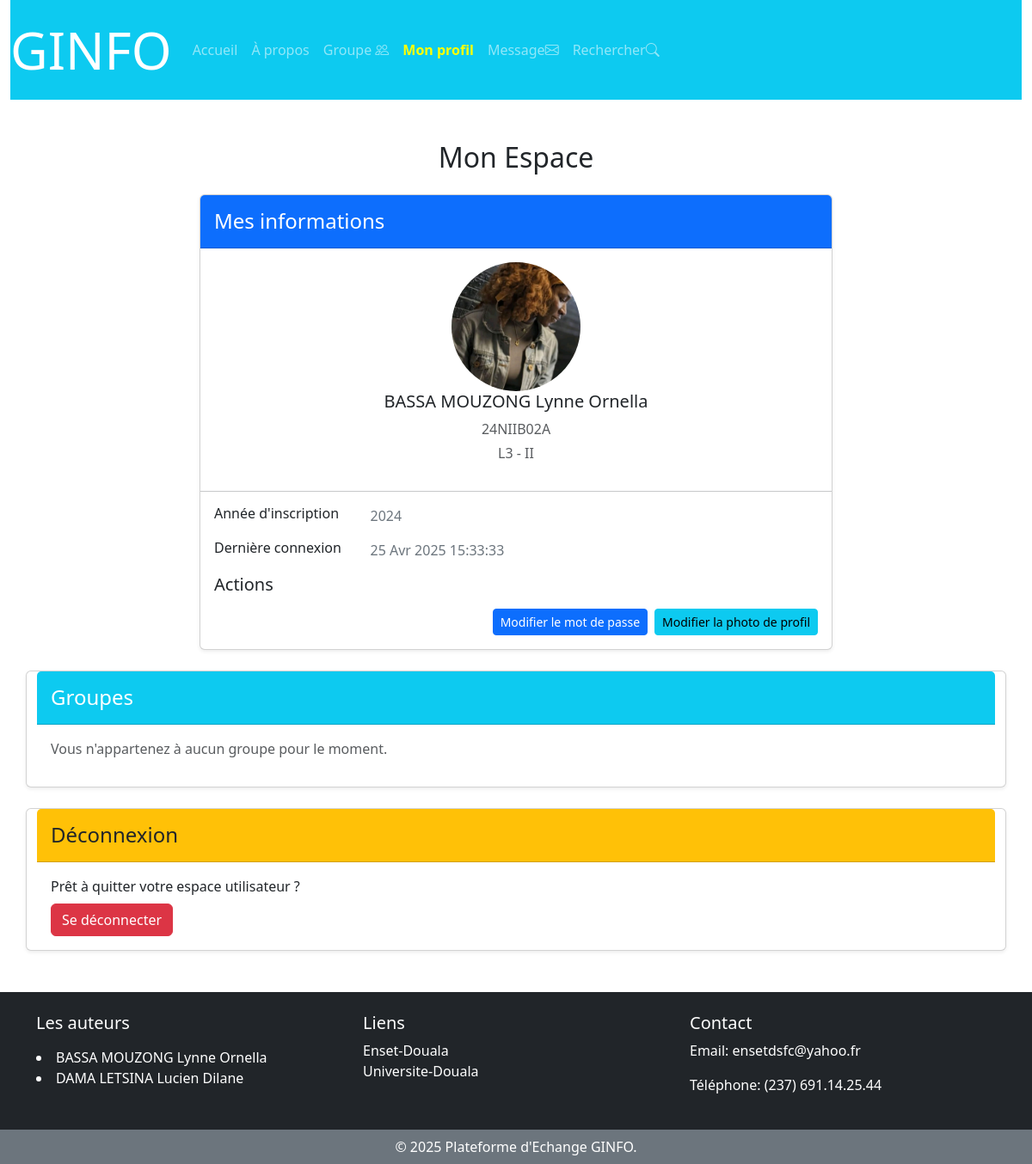
/geinfo/profil (signed in), run on an earlier commit of the app's database.
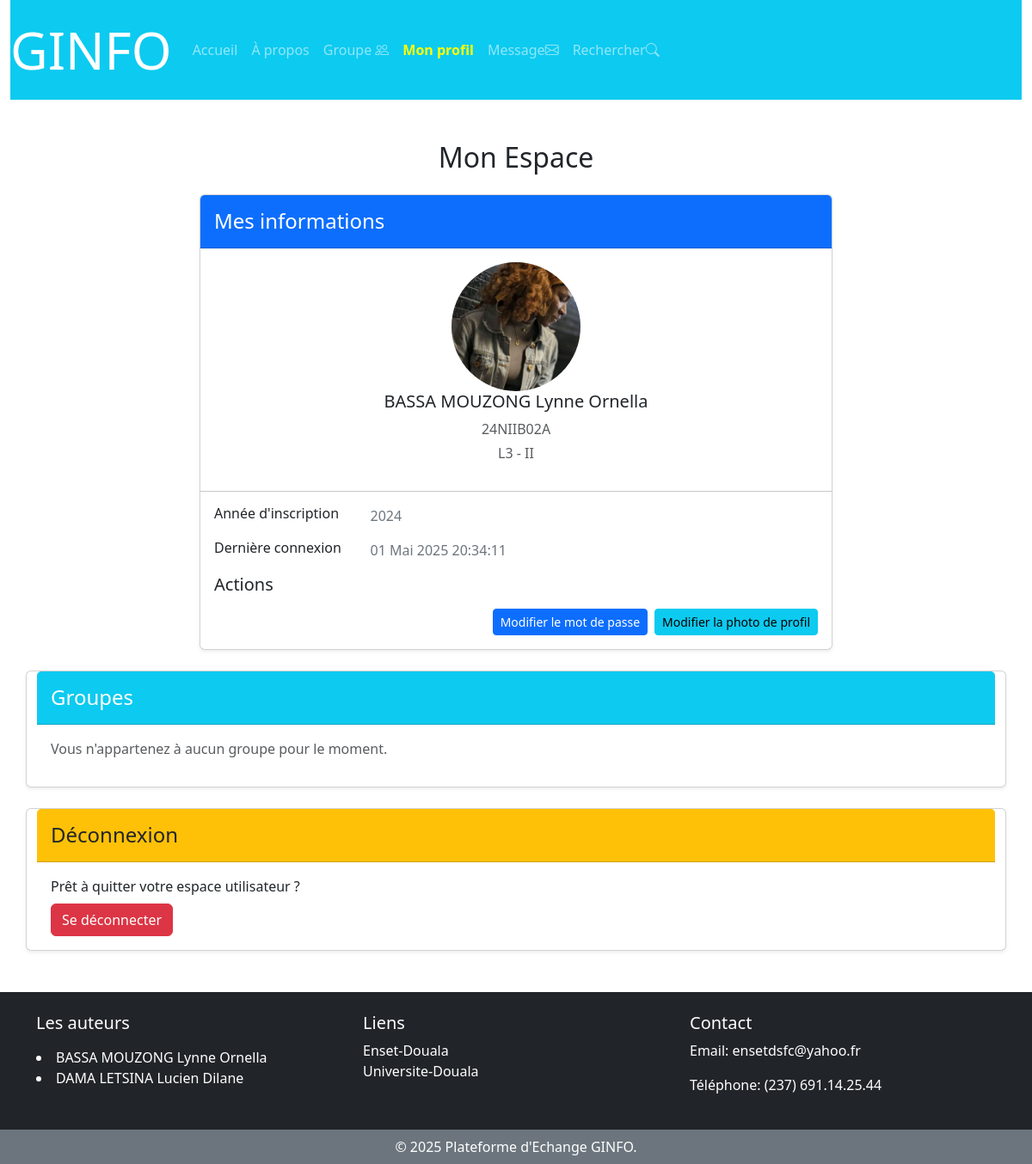
And on a later commit of the database.
### Etudiants/models.py (models this page shows, shortened)
class Etudiant(AbstractBaseUser,PermissionsMixin):
    matricule=models.CharField(max_length=10,unique=True,verbose_name="identifiant")
    nom=models.CharField(max_length=255,verbose_name="nom")
    prenom=models.CharField(max_length=255,verbose_name="prenom")
    password = models.CharField(max_length=10,verbose_name="mot de passe")
    annee=models.CharField(max_length=4,verbose_name="annee d'inscription",default=0)
    niveau=models.CharField(max_length=9,default=0,verbose_name="niveau")
    filiere =models.CharField(max_length=4,verbose_name="filiere",default=0)
    profil=models.CharField(max_length=255,verbose_name="profil")
    is_active = models.BooleanField(default=True)
    is_admin = models.BooleanField(default=False)
    is_staff= models.BooleanField(default=False)
    is_superuser = models.BooleanField(default=False)
    objects=EtudiantManager()
    USERNAME_FIELD="matricule"
    REQUIRED_FIELDS = ["password"]

### geinfo/views.py (the view)
@login_required
def profil(request):
    try:
        etudiant = request.user
    except Etudiant.DoesNotExist:
        etudiant = None
    context = {
        'etudiant': etudiant,
    }
    return render(request, 'geinfo/profil.html', context)

### geinfo/templates/geinfo/profil.html (shortened to what the changed rows need)
{% extends "base.html" %}
{% load static %}
{% block rel %}{% static 'geinfo/css/profil.css' %}{% endblock rel %}
{% block content %}
<div class="container mt-5">
    <h2 class="mb-4 text-center">Mon Espace</h2>
    <div class="row justify-content-center">
        <div class="col-md-8">
            <div class="card shadow-sm mb-4">
                <div class="card-body text-center">
                    {% if user.profil %}
                        <img src="{% static 'geinfo/img/profils/' %}{{ user.profil }}" alt="Photo de profil" class="rounded-circle mb-10" width="150" height="150" style="object-fit: cover;">
                    {% else %}
                        <i class="fas fa-user-circle fa-5x text-secondary mb-3"></i>
                        <p class="text-muted">Aucune photo de profil définie.</p>
                    {% endif %}
                    <h5 class="mb-2">{{ user.nom }} {{ user.prenom }}</h5>
                    <p class="text-muted mb-1">{{ user.matricule }}</p>
                    <p class="text-muted mb-3">{{ user.niveau }} - {{ user.filiere }}</p>
                </div>
                <div class="card-body">
                    <div class="row mb-3">
                        <div class="col-sm-3">
                            <h6 class="mb-0">Année d'inscription</h6>
                        </div>
                        <div class="col-sm-9 text-secondary">
                            {{ user.annee }}
                        </div>
                    </div>
                    <div class="row mb-3">
                        <div class="col-sm-3">
                            <h6 class="mb-0">Dernière connexion</h6>
                        </div>
                        <div class="col-sm-9 text-secondary">
                            {% if user.last_login %}
                                {{ user.last_login|date:"d M Y H:i:s" }}
                            {% else %}
                                Jamais
                            {% endif %}
                        </div>
                    </div>
                </div>
            </div>
        </div>
        </div>
    </div>
</div>
{% endblock content %}

What changed in the data, as far as the page shows it:
changed Etudiant "BASSA MOUZONG": last_login "25 Avr 2025 15:33:33" → "01 Mai 2025 20:34:11"
